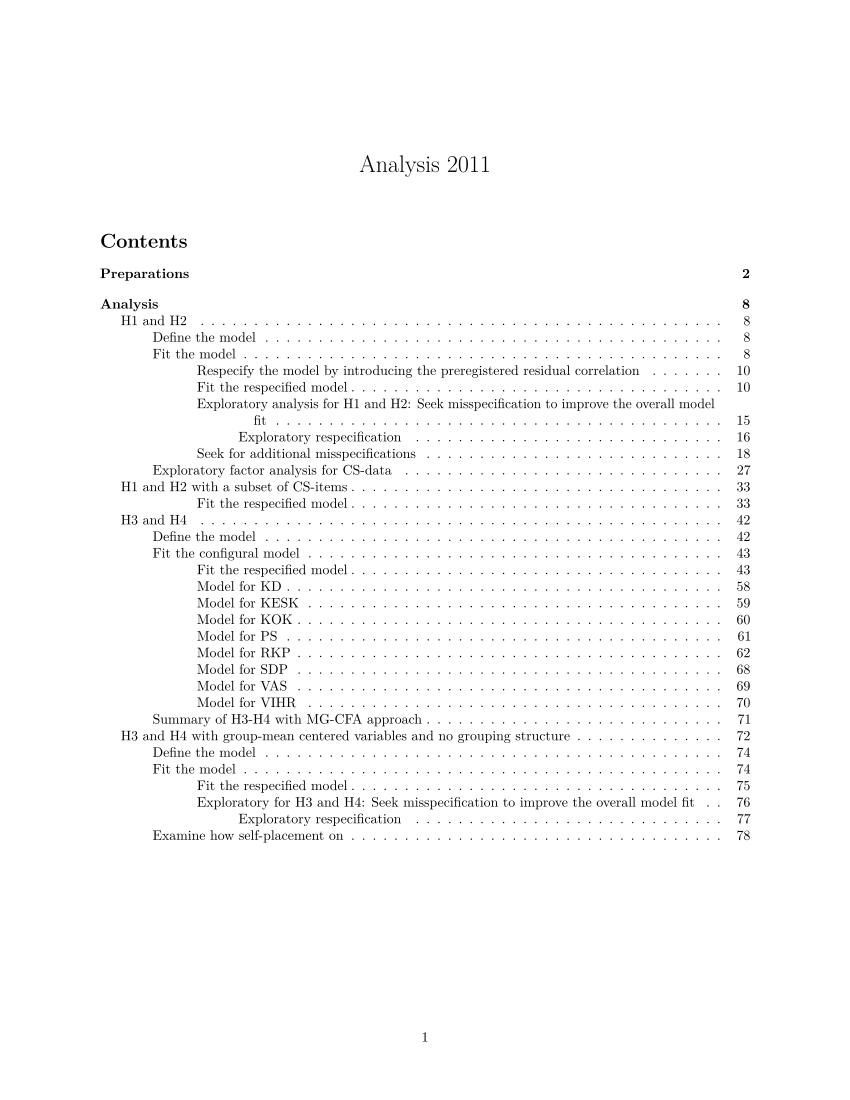

This chart was generated by the following R code:
#' ---
#' title: "Analysis 2011"
#' output: 
#'   pdf_document: 
#'     keep_tex: yes
#'     keep_md: yes
#'     toc: yes
#'     toc_depth: 5
#' ---
#' 
## ----setup, include=FALSE------------------------------------------------------------------------------------------
knitr::opts_chunk$set(echo = TRUE)

#' 
#' \newpage
#' 
#' # Preparations
#' 
#' Load packages
#' 
## ----message=FALSE, warning=FALSE----------------------------------------------------------------------------------
library(here)
library(dplyr)
library(labelled)
library(ggplot2)
library(tidyr)
library(stringr)
library(psych)
library(lavaan)
library(semTools)
library(semPlot)
library(haven)
library(sjlabelled)
#library(robumeta)

#' 
#' Read data file
#' 
## ------------------------------------------------------------------------------------------------------------------
df2011 <- readRDS("data/final/candsurvey_vaa_2011.rds")

#' 
#' Select variables used in the analysis
#' 
## ------------------------------------------------------------------------------------------------------------------
VAA_LR_items<-c("y22","y23","y26","y27","y9","y19")
VAA_LR_items %in% names(df2011)

VAA_GT_items<-c("y4","y5","y1","y21")
VAA_GT_items %in% names(df2011)

CS_LR_items<-c("C1_2","C1_7","C1_8")
CS_LR_items %in% names(df2011)

CS_GT_items<-c("C1_1","C1_3","C1_4","C1_5","C1_6","C1_10","C1_11")
CS_GT_items %in% names(df2011)

Party_item<-c("puolue")
Party_item %in% names(df2011)

#vector for all item names

all_items<-c(Party_item,
             VAA_LR_items,
             VAA_GT_items,
             CS_LR_items,
             CS_GT_items)

#vector for observed variables in CFA (and party)

obs_items<-c(Party_item,
             VAA_LR_items,
             VAA_GT_items,
             CS_LR_items,
             CS_GT_items)


#' 
#' Print the responses to the observed items
#' 
## ------------------------------------------------------------------------------------------------------------------
for (i in 1:length(obs_items)){
  print(obs_items[i])
  print(table(df2011[,obs_items[i]],useNA="always"))
  }

#' 
#' Recode middle-responses (3) from yle items to NA, and 99 responses from CS to NA
#' 
## ------------------------------------------------------------------------------------------------------------------
VAA_items<-c(VAA_LR_items,VAA_GT_items)
CS_items<-c(CS_LR_items,CS_GT_items)

three.to.na<-function(var){
  return(ifelse(var==3,NA,var))
}

df2011[,VAA_items]<-sapply(df2011[,VAA_items],three.to.na)

ninenine.to.na<-function(var){
  return(ifelse(var==99,NA,var))
}

df2011[,CS_items]<-sapply(df2011[,CS_items],ninenine.to.na)



for (i in 1:length(all_items)){
  print(all_items[i])
  print(table(df2011[,all_items[i]],useNA="always"))
  }

#' 
#' Exclude completely missing cases
#' 
## ------------------------------------------------------------------------------------------------------------------

df2011$completely_missing<-
  rowSums(is.na(df2011[,obs_items[2:length(obs_items)]]))==length(obs_items)-1

table(df2011$completely_missing)

dat2011<-df2011 %>%
  filter(!completely_missing)


#' 
#' Transform/Reverse code high scores on observed variable to indicate right and TAN positioning
#' 
## ------------------------------------------------------------------------------------------------------------------
reverse_items<-c("y26","y19",
                 "y4","y1","y21",
                 "C1_7","C1_8",
                 "C1_3","C1_5","C1_10","C1_11")

reverse_items %in% names(df2011)

for (i in 1:length(reverse_items)){
  dat2011[,reverse_items[i]]<-6-dat2011[,reverse_items[i]]
}



#' 
#' \newpage
#' 
#' # Analysis
#' 
#' ## H1 and H2
#' 
#' H1. Left-Right placement as computed from responses to the pre-election public Voting Advice Applications (VAAs) is positively associated with Left-Right placement as computed from responses to the privately administered post-election Candidate Survey (CS). This association is stronger than any associations between the Left-Right and GAL-TAN dimensions.
#' 
#' H2. GAL-TAN placement as computed from responses to the pre-election public Voting Advice Applications (VAAs) is positively associated with GAL-TAN placement as computed from responses to the privately administered post-election Candidate Survey (CS). This association is stronger than any associations between the Left-Right and GAL-TAN dimensions.
#' 
#' ### Define the model
#' 
## ------------------------------------------------------------------------------------------------------------------

model_H1H2<-"
#loadings
VAA_LR=~y22+y23+y26+y27+y9+y19
VAA_GT=~y4+y5+y1+y21
CS_LR=~C1_2+C1_7+C1_8
CS_GT=~C1_1+C1_3+C1_4+C1_5+C1_6+C1_10+C1_11

#latent correlations

#cross-dimension same-method
VAA_LR~~r.VAA*VAA_GT
CS_LR~~r.CS*CS_GT

#concurrent validity
VAA_LR~~r.LR*CS_LR
VAA_GT~~r.GT*CS_GT

#cross-dimension cross-method correlations
VAA_LR~~r.d1*CS_GT
VAA_GT~~r.d2*CS_LR

#custom parameters
test.H1:=r.LR-max(r.VAA,r.CS,r.d1,r.d2)
test.H2:=r.GT-max(r.VAA,r.CS,r.d1,r.d2)

"


#' 
#' ### Fit the model
#' 
## ------------------------------------------------------------------------------------------------------------------
fit_H1H2<-cfa(model=model_H1H2,
              data=dat2011,
              missing="fiml")


#' 
#' Some problems with latent variable covariance structure
#' 
## ------------------------------------------------------------------------------------------------------------------
lavInspect(fit_H1H2, "cov.lv")
#examine standardized estimates
std.est_H1H2<-standardizedsolution(fit_H1H2)
std.est_H1H2[std.est_H1H2$op=="~~" & 
               std.est_H1H2$lhs!=std.est_H1H2$rhs,]




#' 
#' There is an impossible correlation between GAL-TAN factors (absolute value > 1)
#' 
#' \newpage
#' 
#' #### Respecify the model by introducing the preregistered residual correlation
#' 
## ------------------------------------------------------------------------------------------------------------------
model_H1H2.re<-paste0(model_H1H2,
                      "y4~~C1_4\n")

#' 
#' #### Fit the respecified model
#' 
## ------------------------------------------------------------------------------------------------------------------
fit_H1H2.re<-cfa(model=model_H1H2.re,
              data=dat2011,
              missing="fiml")


#' 
#' The problem persists, inspect the parameter estimates
#' 
## ------------------------------------------------------------------------------------------------------------------
summary(fit_H1H2.re,fit=T,standardized=T,rsquare=T)

#' 
#' Inspect fit of the model
#' 
## ------------------------------------------------------------------------------------------------------------------
round(inspect(fit_H1H2,"fit")
      [c("npar","df","chisq","pvalue","cfi","tli","rmsea","srmr")],3)

round(inspect(fit_H1H2.re,"fit")
      [c("npar","df","chisq","pvalue","cfi","tli","rmsea","srmr")],3)

#' 
#' The fits of the models are poor.
#' 
#' Hypotheses 1 and 2
#' 
#' Print standardized estimates to test the difference between correlations
#' 
## ------------------------------------------------------------------------------------------------------------------
std.est_H1H2<-standardizedsolution(fit_H1H2.re)
std.est_H1H2[std.est_H1H2$op==":=" | 
               std.est_H1H2$op=="~~" & 
               std.est_H1H2$lhs!=std.est_H1H2$rhs,]

#' 
#' \newpage
#' 
#' #### Exploratory analysis for H1 and H2: Seek misspecification to improve the overall model fit
#' 
## ------------------------------------------------------------------------------------------------------------------
mis_H1H2<-miPowerFit(fit_H1H2.re,stdLoad=.40,cor=.20)
mis_H1H2<-mis_H1H2[mis_H1H2$op=="=~" | mis_H1H2$op=="~~",]
#see summary of the decisions
table(mis_H1H2$decision.pow)
#there are 9 misspecifications

rounded.vars<-c("mi","epc","target.epc",
                "std.epc","se.epc")

num.round<-function(var){
  var<-as.numeric(var)
  var<-round(var,2)
  return(var)
}

mis_H1H2[,rounded.vars]<-sapply(mis_H1H2[,rounded.vars],num.round)

printed.vars<-c("lhs","op","rhs","mi","epc","target.epc",
                "std.epc","std.target.epc","significant.mi",
                "high.power","decision.pow","se.epc")

#print the output

mis_H1H2 %>%
  filter(mis_H1H2$decision.pow=="M" | 
                mis_H1H2$decision.pow=="EPC:M") %>%
  dplyr::select(all_of(printed.vars)) 



#' 
#' 
#' Item y1 "Finland should continue to financially assist EU countries that are facing economic hardship (r.)" is proposed to load to all other factors besides loading on its specified factor (VAA_GT). It is also proposed to have residual correlation with C1_10 ("Maahanmuutto on hyvä asia Suomen taloudelle"). Exclude item y1 entirely
#' 
#' ##### Exploratory respecification
#' 
#' 
## ------------------------------------------------------------------------------------------------------------------

model_H1H2.exp.re<-"
#loadings
VAA_LR=~y22+y23+y26+y27+y9+y19
VAA_GT=~y4+y5+y21
CS_LR=~C1_2+C1_7+C1_8
CS_GT=~C1_1+C1_3+C1_4+C1_5+C1_6+C1_10+C1_11

#latent correlations

#cross-dimension same-method
VAA_LR~~r.VAA*VAA_GT
CS_LR~~r.CS*CS_GT

#concurrent validity
VAA_LR~~r.LR*CS_LR
VAA_GT~~r.GT*CS_GT

#cross-dimension cross-method correlations
VAA_LR~~r.d1*CS_GT
VAA_GT~~r.d2*CS_LR

#custom parameters
test.H1:=r.LR-max(r.VAA,r.CS,r.d1,r.d2)
test.H2:=r.GT-max(r.VAA,r.CS,r.d1,r.d2)


y4~~C1_4
"


#' 
#' 
#' 
## ------------------------------------------------------------------------------------------------------------------
fit_H1H2.exp.re<-cfa(model=model_H1H2.exp.re,
              data=dat2011,
              missing="fiml")

#' 
#' Problems are still there
#' 
#' Inspect fit of the model
#' 
## ------------------------------------------------------------------------------------------------------------------
round(inspect(fit_H1H2.re,"fit")
      [c("npar","df","chisq","pvalue","cfi","tli","rmsea","srmr")],3)

round(inspect(fit_H1H2.exp.re,"fit")
      [c("npar","df","chisq","pvalue","cfi","tli","rmsea","srmr")],3)

#' 
#' The fit of the model is improved by removal of one item (these are not really comparable, because of non-nested modeling).
#' 
#' Retest Hypotheses 1 and 2
#' 
#' Print standardized estimates to test the difference between correlations
#' 
## ------------------------------------------------------------------------------------------------------------------
std.est_H1H2.exp<-standardizedsolution(fit_H1H2.exp.re)
std.est_H1H2.exp[std.est_H1H2.exp$op==":=" | 
               std.est_H1H2.exp$op=="~~" & 
               std.est_H1H2.exp$lhs!=std.est_H1H2.exp$rhs,]

#' 
#' 
#' \newpage
#' 
#' #### Seek for additional misspecifications
#' 
## ------------------------------------------------------------------------------------------------------------------
mis.H1H2<-miPowerFit(fit_H1H2.exp.re,stdLoad=.40,cor=.20)
mis.H1H2<-mis.H1H2[mis.H1H2$op=="=~" | 
                     (mis.H1H2$op=="~~" &
                        mis.H1H2$lhs!=mis.H1H2$rhs),]
#see summary of the decisions
table(mis.H1H2$decision.pow)
#there are several misspecifications

rounded.vars<-c("mi","epc","target.epc",
                "std.epc","se.epc")

num.round<-function(var){
  var<-as.numeric(var)
  var<-round(var,2)
  return(var)
}

mis.H1H2[,rounded.vars]<-sapply(mis.H1H2[,rounded.vars],num.round)

printed.vars<-c("lhs","op","rhs","mi","epc","target.epc",
                "std.epc","std.target.epc","significant.mi",
                "high.power","decision.pow","se.epc")

#print the output

mis.H1H2 %>%
  filter(mis.H1H2$decision.pow=="M" | 
                mis.H1H2$decision.pow=="EPC:M") %>%
  dplyr::select(all_of(printed.vars)) 

  

#' 
#' item y26 is indicated to cross-lead quite strongly, it is removed as well.
#' 
#' 
#' 
## ------------------------------------------------------------------------------------------------------------------

model_H1H2.exp.re.2<-"
#loadings
VAA_LR=~y22+y23+y27+y9+y19
VAA_GT=~y4+y5+y21
CS_LR=~C1_2+C1_7+C1_8
CS_GT=~C1_1+C1_3+C1_4+C1_5+C1_6+C1_10+C1_11

#latent correlations

#cross-dimension same-method
VAA_LR~~r.VAA*VAA_GT
CS_LR~~r.CS*CS_GT

#concurrent validity
VAA_LR~~r.LR*CS_LR
VAA_GT~~r.GT*CS_GT

#cross-dimension cross-method correlations
VAA_LR~~r.d1*CS_GT
VAA_GT~~r.d2*CS_LR

#custom parameters
test.H1:=r.LR-max(r.VAA,r.CS,r.d1,r.d2)
test.H2:=r.GT-max(r.VAA,r.CS,r.d1,r.d2)


y4~~C1_4
"


#' 
#' 
#' 
## ------------------------------------------------------------------------------------------------------------------
fit_H1H2.exp.re.2<-cfa(model=model_H1H2.exp.re.2,
              data=dat2011,
              missing="fiml")

#' 
## ------------------------------------------------------------------------------------------------------------------
round(inspect(fit_H1H2.exp.re,"fit")
      [c("npar","df","chisq","pvalue","cfi","tli","rmsea","srmr")],3)

round(inspect(fit_H1H2.exp.re.2,"fit")
      [c("npar","df","chisq","pvalue","cfi","tli","rmsea","srmr")],3)

#' 
#' Repeat the misspecification identification again
#' 
## ------------------------------------------------------------------------------------------------------------------
mis.H1H2<-miPowerFit(fit_H1H2.exp.re.2,stdLoad=.40,cor=.20)
mis.H1H2<-mis.H1H2[mis.H1H2$op=="=~" | 
                     (mis.H1H2$op=="~~" &
                        mis.H1H2$lhs!=mis.H1H2$rhs),]
#see summary of the decisions
table(mis.H1H2$decision.pow)
#there are several misspecifications

rounded.vars<-c("mi","epc","target.epc",
                "std.epc","se.epc")

num.round<-function(var){
  var<-as.numeric(var)
  var<-round(var,2)
  return(var)
}

mis.H1H2[,rounded.vars]<-sapply(mis.H1H2[,rounded.vars],num.round)

printed.vars<-c("lhs","op","rhs","mi","epc","target.epc",
                "std.epc","std.target.epc","significant.mi",
                "high.power","decision.pow","se.epc")

#print the output

mis.H1H2 %>%
  filter(mis.H1H2$decision.pow=="M" | 
                mis.H1H2$decision.pow=="EPC:M") %>%
  dplyr::select(all_of(printed.vars)) 

  

#' 
#' cross-loading and residual correlations are suggested for C1_10 (Maahanmuutto on hyvä asia Suomen taloudelle). Add the residual correlation with y5 (Tax funds should not be used in the current extent for taking in immigrants)
#' 
## ------------------------------------------------------------------------------------------------------------------

model_H1H2.exp.re.3<-"
#loadings
VAA_LR=~y22+y23+y27+y9+y19
VAA_GT=~y4+y5+y21
CS_LR=~C1_2+C1_7+C1_8
CS_GT=~C1_1+C1_3+C1_4+C1_5+C1_6+C1_10+C1_11

#latent correlations

#cross-dimension same-method
VAA_LR~~r.VAA*VAA_GT
CS_LR~~r.CS*CS_GT

#concurrent validity
VAA_LR~~r.LR*CS_LR
VAA_GT~~r.GT*CS_GT

#cross-dimension cross-method correlations
VAA_LR~~r.d1*CS_GT
VAA_GT~~r.d2*CS_LR

#custom parameters
test.H1:=r.LR-max(r.VAA,r.CS,r.d1,r.d2)
test.H2:=r.GT-max(r.VAA,r.CS,r.d1,r.d2)


y4~~C1_4
y5~~C1_10	

"


#' 
#' 
#' 
## ------------------------------------------------------------------------------------------------------------------
fit_H1H2.exp.re.3<-cfa(model=model_H1H2.exp.re.3,
              data=dat2011,
              missing="fiml")

#' 
#' Problem still persists
#' 
## ------------------------------------------------------------------------------------------------------------------
round(inspect(fit_H1H2.exp.re.2,"fit")
      [c("npar","df","chisq","pvalue","cfi","tli","rmsea","srmr")],3)

round(inspect(fit_H1H2.exp.re.3,"fit")
      [c("npar","df","chisq","pvalue","cfi","tli","rmsea","srmr")],3)

#' 
#' 
#' Repeat the misspecification identification again
#' 
## ------------------------------------------------------------------------------------------------------------------
mis.H1H2<-miPowerFit(fit_H1H2.exp.re.3,stdLoad=.40,cor=.20)
mis.H1H2<-mis.H1H2[mis.H1H2$op=="=~" | 
                     (mis.H1H2$op=="~~" &
                        mis.H1H2$lhs!=mis.H1H2$rhs),]
#see summary of the decisions
table(mis.H1H2$decision.pow)
#there are several misspecifications

rounded.vars<-c("mi","epc","target.epc",
                "std.epc","se.epc")

num.round<-function(var){
  var<-as.numeric(var)
  var<-round(var,2)
  return(var)
}

mis.H1H2[,rounded.vars]<-sapply(mis.H1H2[,rounded.vars],num.round)

printed.vars<-c("lhs","op","rhs","mi","epc","target.epc",
                "std.epc","std.target.epc","significant.mi",
                "high.power","decision.pow","se.epc")

#print the output

mis.H1H2 %>%
  filter(mis.H1H2$decision.pow=="M" | 
                mis.H1H2$decision.pow=="EPC:M") %>%
  dplyr::select(all_of(printed.vars)) 


summary(fit_H1H2.exp.re.3,fit=T,standardized=T)

#' 
#' 
#' 
#' Remove the weak loading items C1_2 and C1_5
#' 
#' 
## ------------------------------------------------------------------------------------------------------------------

model_H1H2.exp.re.4<-"
#loadings
VAA_LR=~y22+y23+y27+y9+y19
VAA_GT=~y4+y5+y21
CS_LR=~C1_7+C1_8
CS_GT=~C1_1+C1_3+C1_4+C1_6+C1_10+C1_11

#latent correlations

#cross-dimension same-method
VAA_LR~~r.VAA*VAA_GT
CS_LR~~r.CS*CS_GT

#concurrent validity
VAA_LR~~r.LR*CS_LR
VAA_GT~~r.GT*CS_GT

#cross-dimension cross-method correlations
VAA_LR~~r.d1*CS_GT
VAA_GT~~r.d2*CS_LR

#custom parameters
test.H1:=r.LR-max(r.VAA,r.CS,r.d1,r.d2)
test.H2:=r.GT-max(r.VAA,r.CS,r.d1,r.d2)


y4~~C1_4
y5~~C1_10	

"


#' 
#' 
#' 
## ------------------------------------------------------------------------------------------------------------------
fit_H1H2.exp.re.4<-cfa(model=model_H1H2.exp.re.4,
              data=dat2011,
              missing="fiml")

#' 
## ------------------------------------------------------------------------------------------------------------------


round(inspect(fit_H1H2.exp.re.3,"fit")
      [c("npar","df","chisq","pvalue","cfi","tli","rmsea","srmr")],3)

round(inspect(fit_H1H2.exp.re.4,"fit")
      [c("npar","df","chisq","pvalue","cfi","tli","rmsea","srmr")],3)

#' 
## ------------------------------------------------------------------------------------------------------------------

std.est.H1H2.exp.re.4<-standardizedsolution(fit_H1H2.exp.re.4)

std.est.H1H2.exp.re.4[std.est.H1H2.exp.re.4$op == "=~" |
                        (std.est.H1H2.exp.re.4$op == "~~" &
                           std.est.H1H2.exp.re.4$lhs != std.est.H1H2.exp.re.4$rhs),]

#' 
#' ### Exploratory factor analysis for CS-data
#' 
## ------------------------------------------------------------------------------------------------------------------

all_CS_items<-c("C1_2","C1_7","C1_8","C1_1","C1_3","C1_4","C1_5","C1_6","C1_10","C1_11")

#conduct a parallel analysis to explore the number of factors
fa.parallel(dat2011[,all_CS_items])
#four factor solution
fa(dat2011[,all_CS_items],nfactors = 4,fm = "ml",rotate = "oblimin")



#' 
#' First factor is defined by "Samaa sukupuolta olevien avioliitot pitäisi kieltää laissa" to which only other substantial loading is from "Naisilla pitäisi olla vapaus päättää aborttikysymyksistä". So this represents so conservative dimension. 
#' 
#' Second factor (ML3) has loadings from immigration items.
#' 
#' Third factor is defined by "Tuloja ja vaurautta pitäisi uudelleenjakaa tavallisten ihmisten suuntaan" with no substantial loadings from other items.
#' 
#' Some of the items also have very weak variance explained, and high communalities
#' 
#' Fourth factor is some sort of mixed factor. This is not an ideal solution to which VAA responses in GT and LR could be compared to.
#' 
#' Try 3 factor solution.
#' 
## ------------------------------------------------------------------------------------------------------------------
fa(dat2011[,all_CS_items],nfactors = 3,fm = "ml",rotate = "oblimin")

#' 
#' First factor (ML3) has loadings from immigration items. 
#' 
#' Second (ML1) is a conservativeness factor  (factors 1 and 2 also correlate with .50)
#' 
#' Third factor is right-wing factor, although environment and some women's right items seem to weakly load there as well. 
#' 
#' See what the two-factor solution looks like
#' 
#' 
## ------------------------------------------------------------------------------------------------------------------
fa(dat2011[,all_CS_items],nfactors = 2,fm = "ml",rotate = "oblimin")

#' 
#' This, at least partially, reflects the intended structure. Some loadings, however, are very weak (<.40), and some items show also larger (but < .40) cross-loadings than intended loadings.
#' 
#' Such items are:
#' C1_2: Politiikan ei pitäisi puuttua talouden toimintaan
#' C1_3: Luonnon suojelemiseksi pitäisi ryhtyä vahvempiin toimenpiteisiin
#' C1_5: Naisia pitäisi suosia työhönotossa ja ylennyksissä
#' C1_11: Naisilla pitäisi olla vapaus päättää aborttikysymyksistä
#' 
#' Exclude these items and see if the solution produces a better criteria to which VAA responses can be compared
#' 
## ------------------------------------------------------------------------------------------------------------------

subset_CS_items<-c("C1_7","C1_8","C1_1","C1_4","C1_6","C1_10")

fa(dat2011[,subset_CS_items],nfactors = 2,fm = "ml",rotate = "oblimin")


#' 
#' It's better, although, the CS-LR dimension seems to be very strongly defined by a single item C1_8: Tuloja ja vaurautta pitäisi uudelleenjakaa tavallisten ihmisten suuntaan
#' 
#' ## H1 and H2 with a subset of CS-items
#' 
#' Model
#' 
## ------------------------------------------------------------------------------------------------------------------


model_H1H2.sub<-"
#loadings
VAA_LR=~y22+y23+y26+y27+y9+y19
VAA_GT=~y4+y5+y1+y21
CS_LR=~C1_7+C1_8
CS_GT=~C1_1+C1_4+C1_6+C1_10

#latent correlations

#cross-dimension same-method
VAA_LR~~r.VAA*VAA_GT
CS_LR~~r.CS*CS_GT

#concurrent validity
VAA_LR~~r.LR*CS_LR
VAA_GT~~r.GT*CS_GT

#cross-dimension cross-method correlations
VAA_LR~~r.d1*CS_GT
VAA_GT~~r.d2*CS_LR

#custom parameters
test.H1:=r.LR-max(r.VAA,r.CS,r.d1,r.d2)
test.H2:=r.GT-max(r.VAA,r.CS,r.d1,r.d2)

"


#' 
## ------------------------------------------------------------------------------------------------------------------
fit_H1H2.sub<-cfa(model=model_H1H2.sub,
              data=dat2011,
              missing="fiml")

#' 
#' Problems again
#' 
#' Add the preregistered residual correlation.
#' 
## ------------------------------------------------------------------------------------------------------------------
model_H1H2.sub.re<-paste0(model_H1H2.sub,
                      "y4~~C1_4\n")

#' 
#' #### Fit the respecified model
#' 
## ------------------------------------------------------------------------------------------------------------------
fit_H1H2.sub.re<-cfa(model=model_H1H2.sub.re,
              data=dat2011,
              missing="fiml")


#' 
## ------------------------------------------------------------------------------------------------------------------
round(inspect(fit_H1H2.sub,"fit")
      [c("npar","df","chisq","pvalue","cfi","tli","rmsea","srmr")],3)

round(inspect(fit_H1H2.sub.re,"fit")
      [c("npar","df","chisq","pvalue","cfi","tli","rmsea","srmr")],3)

#' 
#' Fit is quite poor
#' 
#' Hypotheses 1 and 2
#' 
#' Print standardized estimates to test the difference between correlations
#' 
## ------------------------------------------------------------------------------------------------------------------
std.est_H1H2.sub.re<-standardizedsolution(fit_H1H2.sub.re)
std.est_H1H2.sub.re[std.est_H1H2.sub.re$op==":=" | 
               std.est_H1H2.sub.re$op=="~~" & 
               std.est_H1H2.sub.re$lhs!=std.est_H1H2.sub.re$rhs,]

#' 
#' H1: There is strong (.741, p < .001) correlation between VAA-LR and CS-LR, and it is notably stronger (difference in correlations .295, p < .001) than the strongest of correlations between different dimensions (.446 between VAA_LR and VAA_GT, p < .001)
#' 
#' H2: There is very strong (.987, p < .001) correlation between VAA-GT and CS-GT, and it is notably stronger (difference in correlations .541, p < .001) than the strongest of correlations between different dimensions (.446 between VAA_LR and VAA_GT, p < .001)
#' 
#' Seek misspecifications
#' 
## ------------------------------------------------------------------------------------------------------------------
mis.H1H2<-miPowerFit(fit_H1H2.sub.re,stdLoad=.40,cor=.20)
mis.H1H2<-mis.H1H2[mis.H1H2$op=="=~" | 
                     (mis.H1H2$op=="~~" &
                        mis.H1H2$lhs!=mis.H1H2$rhs),]
#see summary of the decisions
table(mis.H1H2$decision.pow)

#there are eight misspecifications

rounded.vars<-c("mi","epc","target.epc",
                "std.epc","se.epc")

num.round<-function(var){
  var<-as.numeric(var)
  var<-round(var,2)
  return(var)
}

mis.H1H2[,rounded.vars]<-sapply(mis.H1H2[,rounded.vars],num.round)

printed.vars<-c("lhs","op","rhs","mi","epc","target.epc",
                "std.epc","std.target.epc","significant.mi",
                "high.power","decision.pow","se.epc")

#print the output

mis.H1H2 %>%
  filter(mis.H1H2$decision.pow=="M" | 
                mis.H1H2$decision.pow=="EPC:M") %>%
  dplyr::select(all_of(printed.vars)) 

  

#' 
#' In this model as well, similarly to the model with the original set of items, y1 (Finland should continue to financially assist EU countries that are facing economic hardship (r.)) is indicated to crossload on all factor, and it also has a residual correlation with C1_10 (Maahanmuutto on hyvä asia Suomen taloudelle). Add this residual correlation.
#' 
#' 
## ------------------------------------------------------------------------------------------------------------------
model_H1H2.sub.exp.re<-paste0(model_H1H2.sub.re,
                      "y1~~C1_10\n")

#' 
#' 
## ------------------------------------------------------------------------------------------------------------------
fit_H1H2.sub.exp.re<-cfa(model=model_H1H2.sub.exp.re,
              data=dat2011,
              missing="fiml")


#' 
## ------------------------------------------------------------------------------------------------------------------
round(inspect(fit_H1H2.sub.re,"fit")
      [c("npar","df","chisq","pvalue","cfi","tli","rmsea","srmr")],3)

round(inspect(fit_H1H2.sub.exp.re,"fit")
      [c("npar","df","chisq","pvalue","cfi","tli","rmsea","srmr")],3)

#' 
#' Fit is not improved much
#' 
#' Hypotheses 1 and 2
#' 
#' Print standardized estimates to test the difference between correlations
#' 
## ------------------------------------------------------------------------------------------------------------------
std.est_H1H2.sub.exp.re<-standardizedsolution(fit_H1H2.sub.exp.re)
std.est_H1H2.sub.exp.re[std.est_H1H2.sub.exp.re$op==":=" | 
               std.est_H1H2.sub.exp.re$op=="~~" & 
               std.est_H1H2.sub.exp.re$lhs!=std.est_H1H2.sub.exp.re$rhs,]

#' 
#' Hypothesis inference seems almost identical
#' 
#' H1: There is strong (.740, p < .001) correlation between VAA-LR and CS-LR, and it is notably stronger (difference in correlations .273, p < .001) than the strongest of correlations between different dimensions (.456 between VAA_LR and VAA_GT, p < .001)
#' 
#' H2: There is very strong (.974, p < .001) correlation between VAA-GT and CS-GT, and it is notably stronger (difference in correlations .507, p < .001) than the strongest of correlations between different dimensions (.456 between VAA_LR and VAA_GT, p < .001)
#' 
#' Seek misspecifications
#' 
## ------------------------------------------------------------------------------------------------------------------
mis.H1H2<-miPowerFit(fit_H1H2.sub.exp.re,stdLoad=.40,cor=.20)
mis.H1H2<-mis.H1H2[mis.H1H2$op=="=~" | 
                     (mis.H1H2$op=="~~" &
                        mis.H1H2$lhs!=mis.H1H2$rhs),]
#see summary of the decisions
table(mis.H1H2$decision.pow)

#there are eight misspecifications

rounded.vars<-c("mi","epc","target.epc",
                "std.epc","se.epc")

num.round<-function(var){
  var<-as.numeric(var)
  var<-round(var,2)
  return(var)
}

mis.H1H2[,rounded.vars]<-sapply(mis.H1H2[,rounded.vars],num.round)

printed.vars<-c("lhs","op","rhs","mi","epc","target.epc",
                "std.epc","std.target.epc","significant.mi",
                "high.power","decision.pow","se.epc")

#print the output

mis.H1H2 %>%
  filter(mis.H1H2$decision.pow=="M" | 
                mis.H1H2$decision.pow=="EPC:M") %>%
  dplyr::select(all_of(printed.vars)) 

  

#' 
#' The cross-loadings with y1 did not go away with the residual correlation. Exclude the item entirely.
#' 
#' 
## ------------------------------------------------------------------------------------------------------------------


model_H1H2.sub.exp.re.2<-"
#loadings
VAA_LR=~y22+y23+y26+y27+y9+y19
VAA_GT=~y4+y5+y21
CS_LR=~C1_7+C1_8
CS_GT=~C1_1+C1_4+C1_6+C1_10

#latent correlations

#cross-dimension same-method
VAA_LR~~r.VAA*VAA_GT
CS_LR~~r.CS*CS_GT

#concurrent validity
VAA_LR~~r.LR*CS_LR
VAA_GT~~r.GT*CS_GT

#cross-dimension cross-method correlations
VAA_LR~~r.d1*CS_GT
VAA_GT~~r.d2*CS_LR

#custom parameters
test.H1:=r.LR-max(r.VAA,r.CS,r.d1,r.d2)
test.H2:=r.GT-max(r.VAA,r.CS,r.d1,r.d2)

y4	~~	C1_4
"


#' 
#' 
#' 
## ------------------------------------------------------------------------------------------------------------------
fit_H1H2.sub.exp.re.2<-cfa(model=model_H1H2.sub.exp.re.2,
              data=dat2011,
              missing="fiml")


#' 
## ------------------------------------------------------------------------------------------------------------------
round(inspect(fit_H1H2.sub.exp.re,"fit")
      [c("npar","df","chisq","pvalue","cfi","tli","rmsea","srmr")],3)

round(inspect(fit_H1H2.sub.exp.re.2,"fit")
      [c("npar","df","chisq","pvalue","cfi","tli","rmsea","srmr")],3)

#' 
#' Now the fit seems to be adequate (These models are not nested, and can't be compared, therefore)
#' 
#' Hypotheses 1 and 2
#' 
#' Print standardized estimates to test the difference between correlations
#' 
## ------------------------------------------------------------------------------------------------------------------
std.est_H1H2.sub.exp.re.2<-standardizedsolution(fit_H1H2.sub.exp.re.2)
std.est_H1H2.sub.exp.re.2[std.est_H1H2.sub.exp.re.2$op==":=" | 
               std.est_H1H2.sub.exp.re.2$op=="~~" & 
               std.est_H1H2.sub.exp.re.2$lhs!=std.est_H1H2.sub.exp.re.2$rhs,]

#' 
#' Hypothesis inference seems almost identical
#' 
#' H1: There is strong (.741, p < .001) correlation between VAA-LR and CS-LR, and it is notably stronger (difference in correlations .240, p < .001) than the strongest of correlations between different dimensions (.442 between VAA_LR and VAA_GT, p < .001)
#' 
#' H2: There is very strong (.988, p < .001) correlation between VAA-GT and CS-GT, and it is notably stronger (difference in correlations .488, p < .001) than the strongest of correlations between different dimensions (.442 between VAA_LR and VAA_GT, p < .001)
#' 
#' Print all model parameters
#' 
## ------------------------------------------------------------------------------------------------------------------
std.est_H1H2.sub.exp.re.2

#' 
#' \newpage
#' 
#' ## H3 and H4
#' 
#' Exclude other than members of the eight parties that have multiple members in the parliament
#' 
## ------------------------------------------------------------------------------------------------------------------

dat2011.party<-dat2011 %>%
  filter(puolue=="KD" |
           puolue=="KESK" |
           puolue=="KOK" |
           puolue=="PS" |
           puolue=="RKP" |
           puolue=="SDP" |
           puolue=="VAS" |
           puolue=="VIHR")

table(dat2011.party$puolue)

#' 
#' 
#' ### Define the model
#' 
#' Use the subset of items that were used for H1 and H2
#' 
## ------------------------------------------------------------------------------------------------------------------


model_H3H4<-"
#loadings
VAA_LR=~y22+y23+y26+y27+y9+y19
VAA_GT=~y4+y5+y21
CS_LR=~C1_7+C1_8
CS_GT=~C1_1+C1_4+C1_6+C1_10

#cross-dimension same-method
VAA_LR~~c(r.VAA.KD,r.VAA.KESK,r.VAA.KOK,r.VAA.PS,r.VAA.RKP,r.VAA.SDP,r.VAA.VAS,r.VAA.VIHR)*VAA_GT
CS_LR~~c(r.CS.KD,r.CS.KESK,r.CS.KOK,r.CS.PS,r.CS.RKP,r.CS.SDP,r.CS.VAS,r.CS.VIHR)*CS_GT

#concurrent validity
VAA_LR~~c(r.LR.KD,r.LR.KESK,r.LR.KOK,r.LR.PS,r.LR.RKP,r.LR.SDP,r.LR.VAS,r.LR.VIHR)*CS_LR
VAA_GT~~c(r.GT.KD,r.GT.KESK,r.GT.KOK,r.GT.PS,r.GT.RKP,r.GT.SDP,r.GT.VAS,r.GT.VIHR)*CS_GT

#cross-dimension cross-method correlations
VAA_LR~~c(r.d1.KD,r.d1.KESK,r.d1.KOK,r.d1.PS,r.d1.RKP,r.d1.SDP,r.d1.VAS,r.d1.VIHR)*CS_GT
VAA_GT~~c(r.d2.KD,r.d2.KESK,r.d2.KOK,r.d2.PS,r.d2.RKP,r.d2.SDP,r.d2.VAS,r.d2.VIHR)*CS_LR

#custom parameters
mean.r.VAA:=mean(r.VAA.KD,r.VAA.KESK,r.VAA.KOK,r.VAA.PS,r.VAA.RKP,r.VAA.SDP,r.VAA.VAS,r.VAA.VIHR)
mean.r.CS:=mean(r.CS.KD,r.CS.KESK,r.CS.KOK,r.CS.PS,r.CS.RKP,r.CS.SDP,r.CS.VAS,r.CS.VIHR)
mean.r.LR:=mean(r.LR.KD,r.LR.KESK,r.LR.KOK,r.LR.PS,r.LR.RKP,r.LR.SDP,r.LR.VAS,r.LR.VIHR)
mean.r.GT:=mean(r.GT.KD,r.GT.KESK,r.GT.KOK,r.GT.PS,r.GT.RKP,r.GT.SDP,r.GT.VAS,r.GT.VIHR)
mean.r.d1:=mean(r.d1.KD,r.d1.KESK,r.d1.KOK,r.d1.PS,r.d1.RKP,r.d1.SDP,r.d1.VAS,r.d1.VIHR)
mean.r.d2:=mean(r.d2.KD,r.d2.KESK,r.d2.KOK,r.d2.PS,r.d2.RKP,r.d2.SDP,r.d2.VAS,r.d2.VIHR)

test.H3:=mean.r.LR-max(mean.r.VAA,mean.r.CS,mean.r.d1,mean.r.d2)
test.H4:=mean.r.GT-max(mean.r.VAA,mean.r.CS,mean.r.d1,mean.r.d2)


"




#' 
#' 
#' ### Fit the configural model
#' 
## ------------------------------------------------------------------------------------------------------------------
fit_H3H4<-cfa(model=model_H3H4,
              data=dat2011.party,
              group=c("puolue"),
              group.label=c("KD","KESK","KOK","PS","RKP","SDP","VAS","VIHR"),
              missing="fiml")


#' 
#' Add the preregistered residual correlation
#' 
#' 
## ------------------------------------------------------------------------------------------------------------------
model_H3H4.re<-paste0(model_H3H4,
                      "y4~~C1_4\n")

#' 
#' #### Fit the respecified model
#' 
## ------------------------------------------------------------------------------------------------------------------
fit_H3H4.re<-cfa(model=model_H3H4.re,
              data=dat2011.party,
              group=c("puolue"),
              group.label=c("KD","KESK","KOK","PS","RKP","SDP","VAS","VIHR"),
              missing="fiml")



#' 
#' The model does not converge.
#' 
## ------------------------------------------------------------------------------------------------------------------
summary(fit_H3H4.re,fit=T,standardized=T)

#' 
#' 
#' Try to fit the model separately for each group
#' 
#' \newpage
#' 
#' #### Model for KD
#' 
## ------------------------------------------------------------------------------------------------------------------
fit_H3H4.re.KD<-cfa(model=model_H1H2.re,
                    data=dat2011.party,
                    group=c("puolue"),
                    group.label=c("KD"),
                    missing="fiml")

#' 
#' Model for KD does not converge
#' 
## ----eval=FALSE, include=FALSE-------------------------------------------------------------------------------------
## round(inspect(fit_H3H4.re.KD,"fit")
##       [c("npar","df","chisq","pvalue","cfi","tli","rmsea","srmr")],3)

#' 
#' Fit is poor
#' 
#' Print standardized estimates to test the difference between correlations
#' 
## ------------------------------------------------------------------------------------------------------------------
std.est_H3H4.re.KD<-standardizedsolution(fit_H3H4.re.KD)
std.est_H3H4.re.KD[std.est_H3H4.re.KD$op==":=" | 
               std.est_H3H4.re.KD$op=="~~" & 
               std.est_H3H4.re.KD$lhs!=std.est_H3H4.re.KD$rhs,]

#' 
#' 
#' \newpage
#' 
#' #### Model for KESK
#' 
## ------------------------------------------------------------------------------------------------------------------
fit_H3H4.re.KESK<-cfa(model=model_H1H2.re,
                    data=dat2011.party,
                    group=c("puolue"),
                    group.label=c("KESK"),
                    missing="fiml")

#' 
#' Model for KESK does converge
#' 
## ------------------------------------------------------------------------------------------------------------------
round(inspect(fit_H3H4.re.KESK,"fit")
      [c("npar","df","chisq","pvalue","cfi","tli","rmsea","srmr")],3)

#' 
#' Fit is poor
#' 
#' Print standardized estimates to test the difference between correlations
#' 
## ------------------------------------------------------------------------------------------------------------------
std.est_H3H4.re.KESK<-standardizedsolution(fit_H3H4.re.KESK)
std.est_H3H4.re.KESK[std.est_H3H4.re.KESK$op==":=" | 
               std.est_H3H4.re.KESK$op=="~~" & 
               std.est_H3H4.re.KESK$lhs!=std.est_H3H4.re.KESK$rhs,]

#' 
#' 
#' \newpage
#' 
#' #### Model for KOK
#' 
## ------------------------------------------------------------------------------------------------------------------
fit_H3H4.re.KOK<-cfa(model=model_H1H2.re,
                    data=dat2011.party,
                    group=c("puolue"),
                    group.label=c("KOK"),
                    missing="fiml")

#' 
#' Model for KOK has problems
#' 
## ------------------------------------------------------------------------------------------------------------------
round(inspect(fit_H3H4.re.KOK,"fit")
      [c("npar","df","chisq","pvalue","cfi","tli","rmsea","srmr")],3)

#' 
#' Fit is poor
#' 
#' Print standardized estimates to test the difference between correlations
#' 
## ------------------------------------------------------------------------------------------------------------------
std.est_H3H4.re.KOK<-standardizedsolution(fit_H3H4.re.KOK)
std.est_H3H4.re.KOK[std.est_H3H4.re.KOK$op==":=" | 
               std.est_H3H4.re.KOK$op=="~~" & 
               std.est_H3H4.re.KOK$lhs!=std.est_H3H4.re.KOK$rhs,]

#' 
#' Correlations larger than 1.00
#' 
#' \newpage
#' 
#' #### Model for PS
#' 
## ------------------------------------------------------------------------------------------------------------------
fit_H3H4.re.PS<-cfa(model=model_H1H2.re,
                    data=dat2011.party,
                    group=c("puolue"),
                    group.label=c("PS"),
                    missing="fiml")

#' 
#' Model for PS has problems with negative variances
#' 
## ------------------------------------------------------------------------------------------------------------------
round(inspect(fit_H3H4.re.PS,"fit")
      [c("npar","df","chisq","pvalue","cfi","tli","rmsea","srmr")],3)

#' 
#' Fit is poor, but not very poor
#' 
#' Print standardized estimates to test the difference between correlations
#' 
## ------------------------------------------------------------------------------------------------------------------
std.est_H3H4.re.PS<-standardizedsolution(fit_H3H4.re.PS)
std.est_H3H4.re.PS[std.est_H3H4.re.PS$op==":=" | 
               std.est_H3H4.re.PS$op=="~~" & 
               std.est_H3H4.re.PS$lhs!=std.est_H3H4.re.PS$rhs,]

#' 
#' \newpage
#' 
#' #### Model for RKP
#' 
## ------------------------------------------------------------------------------------------------------------------
fit_H3H4.re.RKP<-cfa(model=model_H1H2.re,
                    data=dat2011.party,
                    group=c("puolue"),
                    group.label=c("RKP"),
                    missing="fiml")

#' 
#' Model for RKP converges, but has problem with negative variances
#' 
## ------------------------------------------------------------------------------------------------------------------
round(inspect(fit_H3H4.re.RKP,"fit")
      [c("npar","df","chisq","pvalue","cfi","tli","rmsea","srmr")],3)

#' 
#' Fit is poor
#' 
#' Print standardized estimates to test the difference between correlations
#' 
## ------------------------------------------------------------------------------------------------------------------
std.est_H3H4.re.RKP<-standardizedsolution(fit_H3H4.re.RKP)
std.est_H3H4.re.RKP[std.est_H3H4.re.RKP$op==":=" | 
               std.est_H3H4.re.RKP$op=="~~" & 
               std.est_H3H4.re.RKP$lhs!=std.est_H3H4.re.RKP$rhs,]

#' 
#' 
#' \newpage
#' 
#' #### Model for SDP
#' 
## ------------------------------------------------------------------------------------------------------------------
fit_H3H4.re.SDP<-cfa(model=model_H1H2.re,
                    data=dat2011.party,
                    group=c("puolue"),
                    group.label=c("SDP"),
                    missing="fiml")

#' 
#' Model for SDP converges
#' 
## ------------------------------------------------------------------------------------------------------------------
round(inspect(fit_H3H4.re.SDP,"fit")
      [c("npar","df","chisq","pvalue","cfi","tli","rmsea","srmr")],3)

#' 
#' Fit is poor
#' 
#' Print standardized estimates to test the difference between correlations
#' 
## ------------------------------------------------------------------------------------------------------------------
std.est_H3H4.re.SDP<-standardizedsolution(fit_H3H4.re.SDP)
std.est_H3H4.re.SDP[std.est_H3H4.re.SDP$op==":=" | 
               std.est_H3H4.re.SDP$op=="~~" & 
               std.est_H3H4.re.SDP$lhs!=std.est_H3H4.re.SDP$rhs,]

#' 
#' 
#' \newpage
#' 
#' #### Model for VAS
#' 
## ------------------------------------------------------------------------------------------------------------------
fit_H3H4.re.VAS<-cfa(model=model_H1H2.re,
                    data=dat2011.party,
                    group=c("puolue"),
                    group.label=c("VAS"),
                    missing="fiml")

#' 
#' Model for VAS has problems
#' 
## ------------------------------------------------------------------------------------------------------------------
round(inspect(fit_H3H4.re.VAS,"fit")
      [c("npar","df","chisq","pvalue","cfi","tli","rmsea","srmr")],3)

#' 
#' 
#' Print standardized estimates to test the difference between correlations
#' 
## ------------------------------------------------------------------------------------------------------------------
std.est_H3H4.re.VAS<-standardizedsolution(fit_H3H4.re.VAS)
std.est_H3H4.re.VAS[std.est_H3H4.re.VAS$op==":=" | 
               std.est_H3H4.re.VAS$op=="~~" & 
               std.est_H3H4.re.VAS$lhs!=std.est_H3H4.re.VAS$rhs,]

#' 
#' Correlations are impossible
#' 
#' \newpage
#' 
#' #### Model for VIHR
#' 
## ------------------------------------------------------------------------------------------------------------------
fit_H3H4.re.VIHR<-cfa(model=model_H1H2.re,
                    data=dat2011.party,
                    group=c("puolue"),
                    group.label=c("VIHR"),
                    missing="fiml")

#' 
#' Model for VIHR does not converge
#' 
## ----eval=FALSE, include=FALSE-------------------------------------------------------------------------------------
## round(inspect(fit_H3H4.re.VIHR,"fit")
##       [c("npar","df","chisq","pvalue","cfi","tli","rmsea","srmr")],3)

#' 
#' Fit is poor
#' 
#' Print standardized estimates to test the difference between correlations
#' 
## ------------------------------------------------------------------------------------------------------------------
std.est_H3H4.re.VIHR<-standardizedsolution(fit_H3H4.re.VIHR)
std.est_H3H4.re.VIHR[std.est_H3H4.re.VIHR$op==":=" | 
               std.est_H3H4.re.VIHR$op=="~~" & 
               std.est_H3H4.re.VIHR$lhs!=std.est_H3H4.re.VIHR$rhs,]

#' 
#' \newpage
#' 
#' ### Summary of H3-H4 with MG-CFA approach
#' 
#' The configural model did not converge, even after respecification. Single group model also were non-converging or had other type of problems, except for KD and KOK, for which the fit of the model nevertheless was poor, and therefore not interpretable.
#' 
#' This most likely is an indication that the sample sizes of the parties are too small for this model with 21 indicators and 4 factors. 
#' 
#' The alternative way to test hypotheses 4-6 is presented below. It unconfounds the associations in the model by using party-mean centered observed variables for estimating the similar type of model that was used for H1 and H2, and H5, respectively. Because this approach does not have any grouping structure, it uses the overall sample size for the eight parties, which is `r nrow(dat2011.party)`. It is nevertheless only conducted among the eight focal parties, and other parties are excluded. Because the misspecification in the model with centered variables might be entirely different to raw score variables, the modeling is again started with no residual correlations and they are examined if the fit of the model is inadequate.
#' 
#' \newpage
#' 
#' ## H3 and H4 with group-mean centered variables and no grouping structure
#' 
#' Estimate how much of the variation in each item is between-groups
#' 
## ------------------------------------------------------------------------------------------------------------------
#there was problems running the mult.icc function to the data structure so 
#data observed data was extracted from one of the previously fitted models
#to get rid of all labels etc.

num.dat.2011<-data.frame(fit_H1H2@Data@X,dat2011$puolue)
names(num.dat.2011)<-c(fit_H1H2@Data@ov$name,"puolue")
num.dat.2011<-num.dat.2011 %>%
  filter(puolue=="KD" |
           puolue=="KESK" |
           puolue=="KOK" |
           puolue=="PS" |
           puolue=="RKP" |
           puolue=="SDP" |
           puolue=="VAS" |
           puolue=="VIHR")


ICC<-data.frame(multilevel::mult.icc(x=num.dat.2011[,obs_items[2:length(obs_items)]],
                                     grpid=num.dat.2011$puolue))
ICC[,2:3]<-round(ICC[,2:3],3)
ICC
describe(ICC$ICC1,fast=T)

ICC$label<-get_label(df2011[,as.character(ICC[,1])])

#export to .csv file
write.csv2(ICC,"ICC_2011.csv")




#' 
#' ICC gives the proportion (%) of variance that is between the parties. There is quite a lot between-party variance.
#' 
#' Center all observed variables
#' 
## ------------------------------------------------------------------------------------------------------------------
ind.items<-obs_items[2:length(obs_items)]

dat2011.gmc<-data.frame(dat2011.party)

na.mean<-function(var){
  mean(var,na.rm=T)
}

group.means<-dat2011.gmc %>%
  group_by(puolue) %>%
  summarise_at(ind.items,na.mean)

dat2011.gmc<-left_join(x=dat2011.gmc,
                       y=group.means,
                       by=c("puolue"),
                       suffix=c("",".pm"))

ind.items %in% names(dat2011.gmc)
paste0(ind.items,".pm") %in% names(dat2011.gmc)

for(i in 1:length(ind.items)){
  dat2011.gmc[,which(names(dat2011.gmc)==ind.items[i])]<-
    dat2011.gmc[,which(names(dat2011.gmc)==ind.items[i])]-
    dat2011.gmc[,which(names(dat2011.gmc)==paste0(ind.items[i],".pm"))]
}


psych::describe(dat2011.gmc[,ind.items],fast=T)

#' 
#' 
#' ### Define the model
#' 
#' Use the subset of items used for H1 and H2
#' 
## ------------------------------------------------------------------------------------------------------------------

model_H3H4<-"
#loadings
VAA_LR=~y22+y23+y26+y27+y9+y19
VAA_GT=~y4+y5+y21
CS_LR=~C1_7+C1_8
CS_GT=~C1_1+C1_4+C1_6+C1_10

#latent correlations

#cross-dimension same-method
VAA_LR~~r.VAA*VAA_GT
CS_LR~~r.CS*CS_GT

#concurrent validity
VAA_LR~~r.LR*CS_LR
VAA_GT~~r.GT*CS_GT

#cross-dimension cross-method correlations
VAA_LR~~r.d1*CS_GT
VAA_GT~~r.d2*CS_LR

#custom parameters
test.H3:=r.LR-max(r.VAA,r.CS,r.d1,r.d2)
test.H4:=r.GT-max(r.VAA,r.CS,r.d1,r.d2)

"



#' 
#' 
#' 
#' ### Fit the model
#' 
## ------------------------------------------------------------------------------------------------------------------
fit_H3H4<-cfa(model=model_H3H4,
              data=dat2011.gmc,
              missing="fiml")


#' 
#' Problems with the covariance structure, add the preregistered residual correlation.
#' 
#' 
## ------------------------------------------------------------------------------------------------------------------
model_H3H4.re<-paste0(model_H3H4,
                      "y4~~C1_4\n")

#' 
#' #### Fit the respecified model
#' 
## ------------------------------------------------------------------------------------------------------------------
fit_H3H4.re<-cfa(model=model_H3H4.re,
              data=dat2011.gmc,
              missing="fiml")


#' 
#' Problem was solved with the residual correlation
#' 
#' 
#' Inspect fit of the model
#' 
## ------------------------------------------------------------------------------------------------------------------
round(inspect(fit_H3H4.re,"fit")
      [c("npar","df","chisq","pvalue","cfi","tli","rmsea","srmr")],3)

#' 
#' The fit of the model is adequate.
#' 
#' Hypotheses 3 and 4
#' 
#' Print standardized estimates to test the difference between correlations
#' 
## ------------------------------------------------------------------------------------------------------------------
std.est_H3H4.re<-standardizedsolution(fit_H3H4.re)
std.est_H3H4.re[std.est_H3H4.re$op==":=" | 
               std.est_H3H4.re$op=="~~" & 
               std.est_H3H4.re$lhs!=std.est_H3H4.re$rhs,]

#' 
#' H3: There is a moderately strong (.424, p < .001) correlation between VAA-LR and CS-LR, and it is not stronger (difference in correlations -.015, p = .897) than the strongest of correlations between different dimensions (.439 between VAA_LR and CS_GT, p < .001)
#' 
#' H4: There is a strong (.863, p < .001) correlation between VAA-GT and CS-GT, and it is notably stronger (difference in correlations .425, p < .001) than the strongest of correlations between different dimensions (.439 between VAA_LR and CS_GT, p < .001)
#' 
#' 
#' #### Exploratory for H3 and H4: Seek misspecification to improve the overall model fit
#' 
#' 
## ------------------------------------------------------------------------------------------------------------------
mis.H3H4<-miPowerFit(fit_H3H4.re,stdLoad=.40,cor=.20)
mis.H3H4<-mis.H3H4[mis.H3H4$op=="=~" |  mis.H3H4$op=="~~",]
#see summary of the decisions
table(mis.H3H4$decision.pow)
#there are 6 misspecifications

rounded.vars<-c("mi","epc","target.epc",
                "std.epc","se.epc")

num.round<-function(var){
  var<-as.numeric(var)
  var<-round(var,2)
  return(var)
}

mis.H3H4[,rounded.vars]<-sapply(mis.H3H4[,rounded.vars],num.round)

printed.vars<-c("lhs","op","rhs","mi","epc","target.epc",
                "std.epc","std.target.epc","significant.mi",
                "high.power","decision.pow","se.epc")

#print the output

mis.H3H4 %>%
  filter(mis.H3H4$decision.pow=="M" | 
                mis.H3H4$decision.pow=="EPC:M") %>%
  dplyr::select(all_of(printed.vars)) 

  

#' 
#' All the proposed loadings would be cross-loadings across methods (from VAA to CS or vice versa), and therefore not applicable for the present approach. Also, the expected parameter changes are indicative that most of these respecification would be Heywood -cases (standardized loadings that would be larger than 1 in absolute magnitude).
#' 
#' There were two misspecified residual correlations: y26. "Taxation of high earners should be increased in the next electoral cycle (r.)" and C1_8. "Tuloja ja vaurautta pitäisi uudelleenjakaa tavallisten ihmisten suuntaan" and between C1.1 "Maahanmuuttajien pitäisi sopeutua suomalaisiin tapoihin" and "Lakia rikkovia ihmisiä pitäisi rangaista kovemmin"
#' 
#' Add these residual correlations to the model.
#' 
#' 
#' ##### Exploratory respecification
#' 
## ------------------------------------------------------------------------------------------------------------------
model_H3H4.exp.re<-paste0(model_H3H4.re,
                      "y26~~C1_8\n",
                      "C1_1~~C1_6\n")


#' 
#' 
#' 
## ------------------------------------------------------------------------------------------------------------------
fit_H3H4.exp.re<-cfa(model=model_H3H4.exp.re,
              data=dat2011.gmc,
              missing="fiml")

#' 
#' Inspect fit of the model
#' 
## ------------------------------------------------------------------------------------------------------------------
round(inspect(fit_H3H4.re,"fit")
      [c("npar","df","chisq","pvalue","cfi","tli","rmsea","srmr")],3)

round(inspect(fit_H3H4.exp.re,"fit")
      [c("npar","df","chisq","pvalue","cfi","tli","rmsea","srmr")],3)

#' 
#' The fit of the model is improved 
#' 
#' Retest Hypotheses 4 and 5
#' 
#' Print standardized estimates to test the difference between correlations
#' 
## ------------------------------------------------------------------------------------------------------------------
std.est_H3H4.exp<-standardizedsolution(fit_H3H4.exp.re)
std.est_H3H4.exp[std.est_H3H4.exp$op==":=" | 
               std.est_H3H4.exp$op=="~~" & 
               std.est_H3H4.exp$lhs!=std.est_H3H4.exp$rhs,]

#' 
#' The results are virtually identical to those without the additional residual correlations.
#' 
#' H3: There is a moderately strong (.379, p < .001) correlation between VAA-LR and CS-LR, and it is not stronger (difference in correlations -.065, p = .575) than the strongest of correlations between different dimensions (.444 between VAA_LR and CS_GT, p < .001)
#' 
#' H4: There is a very strong (.963, p < .001) correlation between VAA-GT and CS-GT, and it is notably stronger (difference in correlations .519, p < .001) than the strongest of correlations between different dimensions (.444 between VAA_LR and CS_GT, p < .001)
#' 
#' ### Examine how self-placement on 
